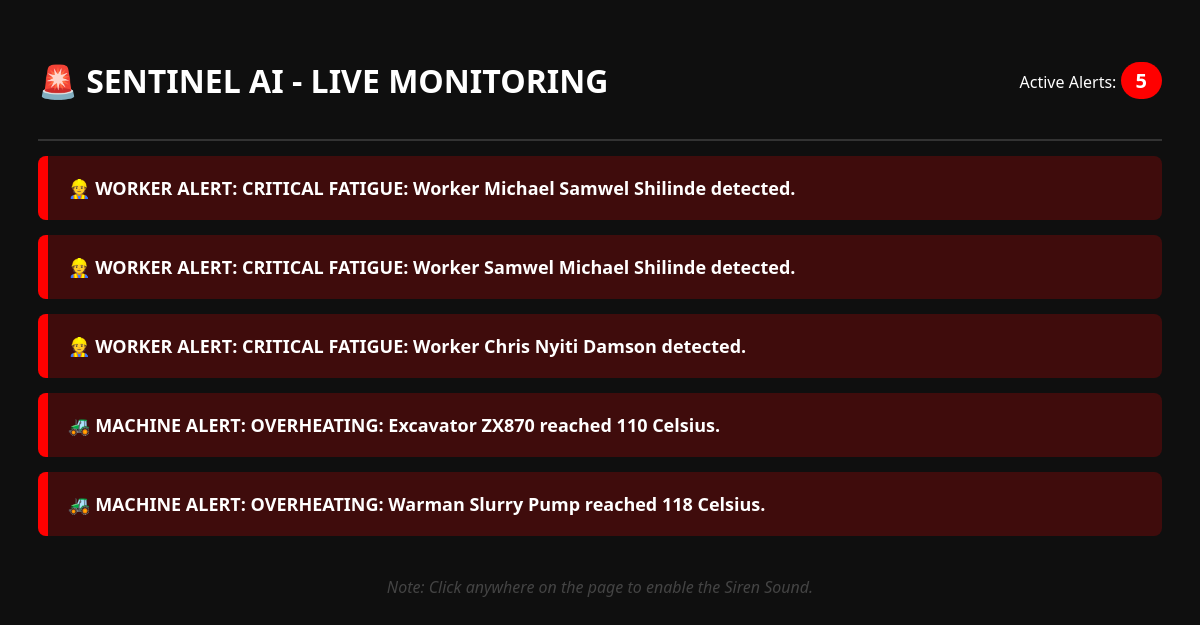
Screenshot of /alerts.php with the database file from the repository.
### tables this page shows
CREATE TABLE `workers` (
  `worker_id` int(11) NOT NULL,
  `full_name` varchar(100) NOT NULL,
  `role` varchar(100) NOT NULL,
  `shift_hours` int(11) NOT NULL,
  `fatigue_level` varchar(100) NOT NULL
);

CREATE TABLE `machines` (
  `machine_id` int(11) NOT NULL,
  `machine_name` varchar(100) NOT NULL,
  `temperature` float NOT NULL,
  `vibration` float NOT NULL,
  `status` varchar(50) NOT NULL
);

### alerts.php (the view, shortened to what this page needs)
<div class="main-content">
<?php
$conn = mysqli_connect("localhost", "root", "", "sentiel_ai");
$worker_check = mysqli_query($conn, "SELECT COUNT(*) as total FROM workers WHERE fatigue_level = 'HIGH'");
$w_count = mysqli_fetch_assoc($worker_check)['total'];
$machine_check = mysqli_query($conn, "SELECT COUNT(*) as total FROM machines WHERE temperature > 100");
$m_count = mysqli_fetch_assoc($machine_check)['total'];
$total_alerts = $w_count + $m_count;
?>
<!DOCTYPE html>
<html lang="en">
<head>
</head>
<body>
<div class="header">
    <h1>🚨 SENTINEL AI - LIVE MONITORING</h1>
    <div>
        <span>Active Alerts: </span>
        <span class="notification-badge"><?php echo $total_alerts; ?></span>
    </div>
</div>
<div class="container">
    <?php
    $workers = mysqli_query($conn, "SELECT * FROM workers");
    while($w = mysqli_fetch_assoc($workers)) {
        if($w['fatigue_level'] == "HIGH") {
            $msg = "CRITICAL FATIGUE: Worker " . $w['full_name'] . " detected.";
            mysqli_query($conn, "INSERT INTO alerts_logs (alert_type, message) VALUES ('FATIGUE', '$msg')");
            echo "<div class='alert-box critical'>👷 WORKER ALERT: $msg</div>";
        }
    }
    $machines = mysqli_query($conn, "SELECT * FROM machines");
    while($m = mysqli_fetch_assoc($machines)) {
        if($m['temperature'] > 100) {
            $msg = "OVERHEATING: " . $m['machine_name'] . " reached " . $m['temperature'] . " Celsius.";
            echo "<div class='alert-box critical'>🚜 MACHINE ALERT: $msg</div>";
        }
    }
    ?>
</div>
<p style="text-align: center; color: #444; margin-top: 40px;">
    <i>Note: Click anywhere on the page to enable the Siren Sound.</i>
</p>
</body>
</html>
</div>

### alerts.php (style rules this page uses)
body { background-color: #0f0f0f; color: #ffffff; font-family: 'Segoe UI', Tahoma, Geneva, Verdana, sans-serif; padding: 30px; }
.header { display: flex; justify-content: space-between; align-items: center; border-bottom: 2px solid #333; padding-bottom: 15px; }
.notification-badge { background-color: #ff0000; color: white; padding: 5px 15px; border-radius: 20px; font-weight: bold; font-size: 20px; }
.alert-box { padding: 20px; margin: 15px 0; border-radius: 8px; font-size: 18px; font-weight: bold; border-left: 10px solid; }
.critical { background: rgba(255, 0, 0, 0.2); border-left-color: #ff0000; animation: blinker 1s linear infinite; }

### rows the page displays
workers: full_name "CRITICAL FATIGUE: Worker Michael Samwel Shilinde detected."
workers: full_name "CRITICAL FATIGUE: Worker Samwel Michael Shilinde detected."
workers: full_name "CRITICAL FATIGUE: Worker Chris Nyiti Damson detected."
machines: msg "OVERHEATING: Excavator ZX870 reached 110 Celsius."
machines: msg "OVERHEATING: Warman Slurry Pump reached 118 Celsius."

### other values shown
$total_alerts "5"
